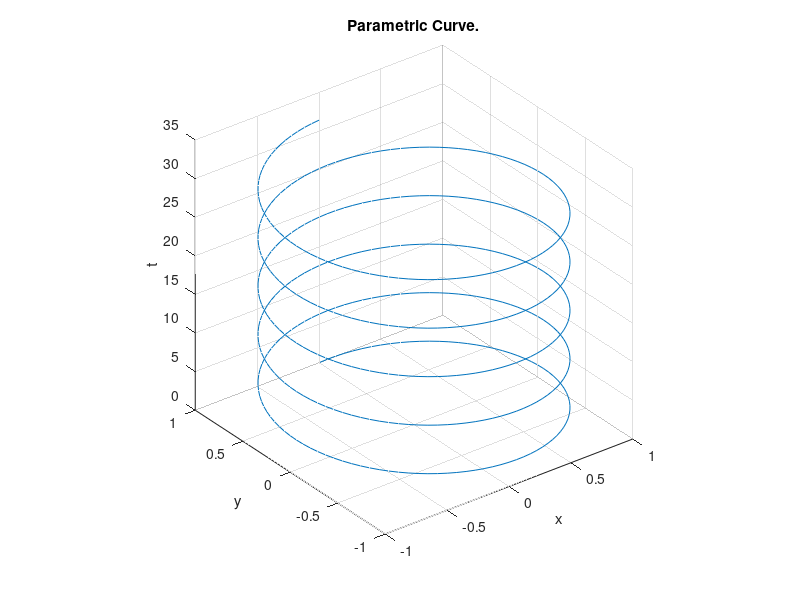

MATLAB code to generate this figure:
% Script showing 3D plotting and the use of function plot3().
% Author: Chris B. Kirov
% Date: 14.09.2017 
clc
clear
close all

iBeg = 0;
iStep = pi / 50;
iEnd = 10 * pi;

t = [iBeg : iStep : iEnd];

plot3(sin(t), cos(t), t)

grid on
axis square
title('Parametric Curve.')
xlabel('x')
ylabel('y')
zlabel('t')
